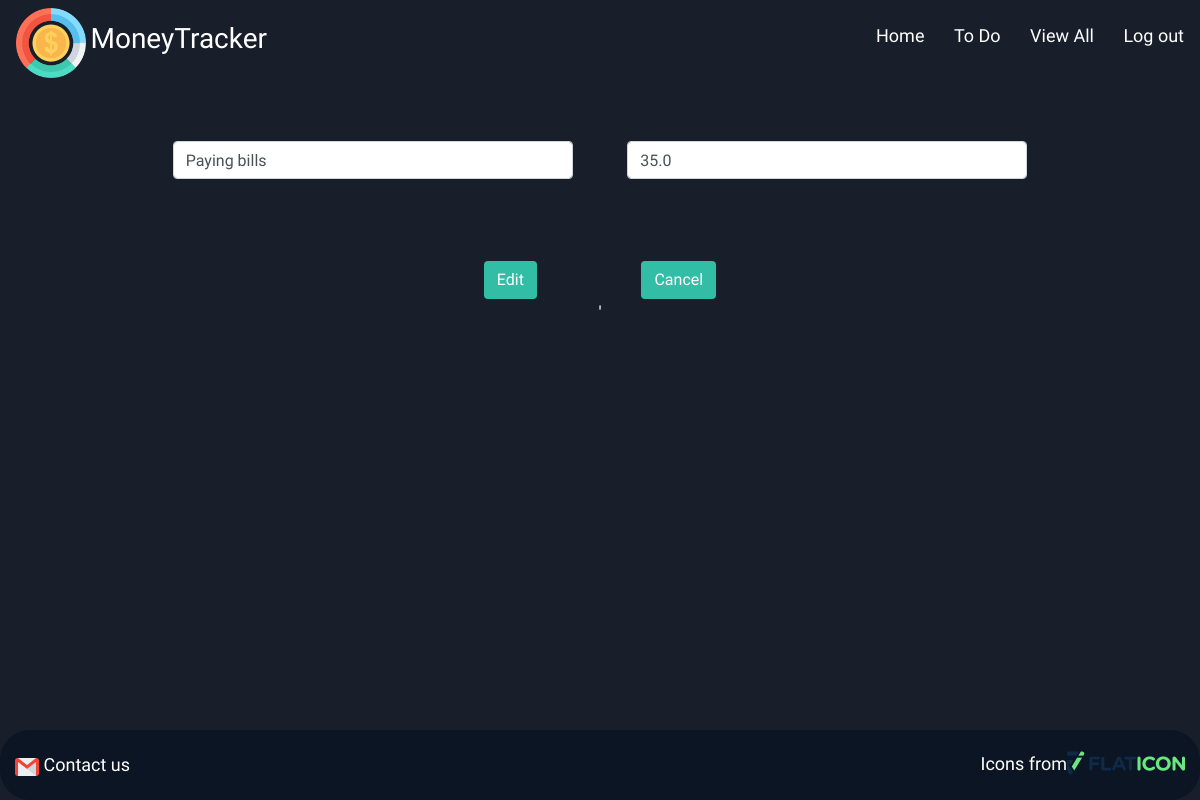
Page /edit/1 on the earlier database version.
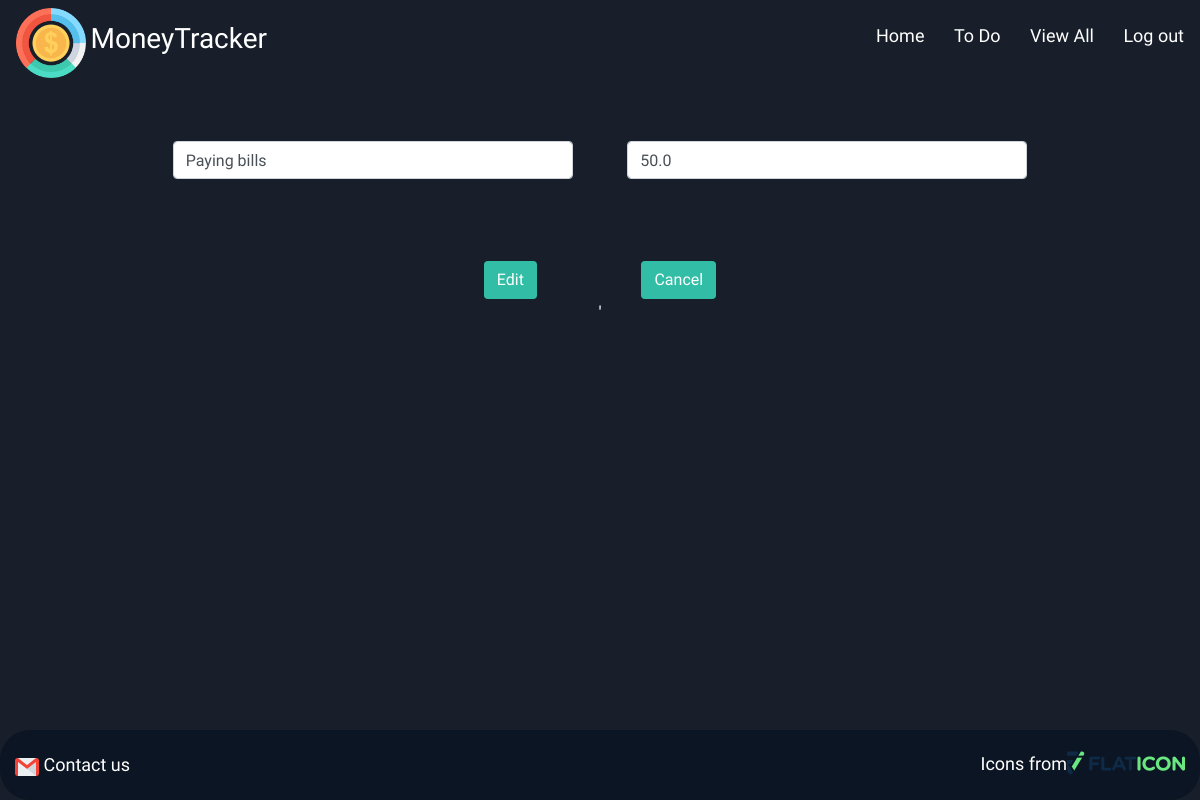
Same page on the later database version.
### models.py (models this page shows)
class UserExpense(db.Model):
    __tablename__ = 'expenses'
    __table_args__ = {'extend_existing': True}

### controller_functions.py (the view)
def editExpense(id):
    expense = UserExpense.query.filter_by(id = id).first()
    return render_template('editExpense.html', expense = expense)

### templates/editExpense.html (shortened to what this page needs)
<!DOCTYPE html>
<html lang="en">
<head>
	<link rel="stylesheet" href="https://cdnjs.cloudflare.com/ajax/libs/font-awesome/4.7.0/css/font-awesome.min.css">
	<link rel="stylesheet" href="https://stackpath.bootstrapcdn.com/bootstrap/4.4.1/css/bootstrap.min.css">
	<link rel="stylesheet" type="text/css" href="{{url_for('static',filename = 'css/style.css')}}">
</head>
<body>
	<div class="wrapper editExpense">
		{% include 'includes/header.html' %}
			<form action="/edit-expense" method="POST">
        		<input type="text" name="expense_name" class="form-control" value="{{expense.content}}">
				<input type="text" name="expense_price" class="form-control" value={{expense.amount}}><br>
				<input type="text" name="expense_id" class="form-control" value={{expense.id}} hidden><br>
        		<input type="submit" name="Add" value="Edit" class="btn" id="edit-btn">
        		<a href="/view_all" class="btn">Cancel</a>
        	</form>'
		{% include 'includes/footer.html' %}
	</div>
</body>
</html>

Differences in the rows shown:
changed UserExpense "Paying bills": expense_price "35.0" → "50.0"
